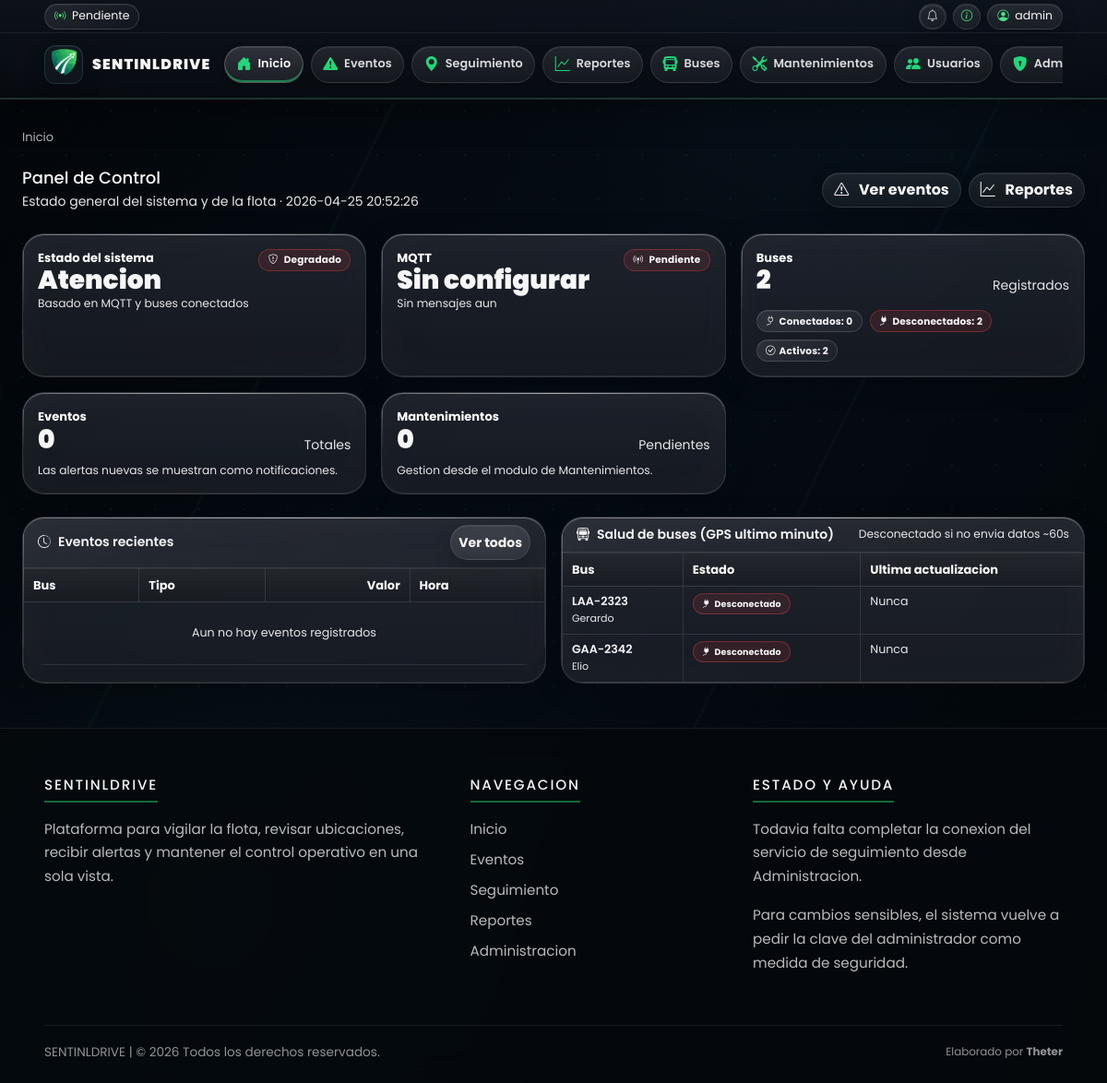
Page /dashboard (signed in) on the earlier database version.
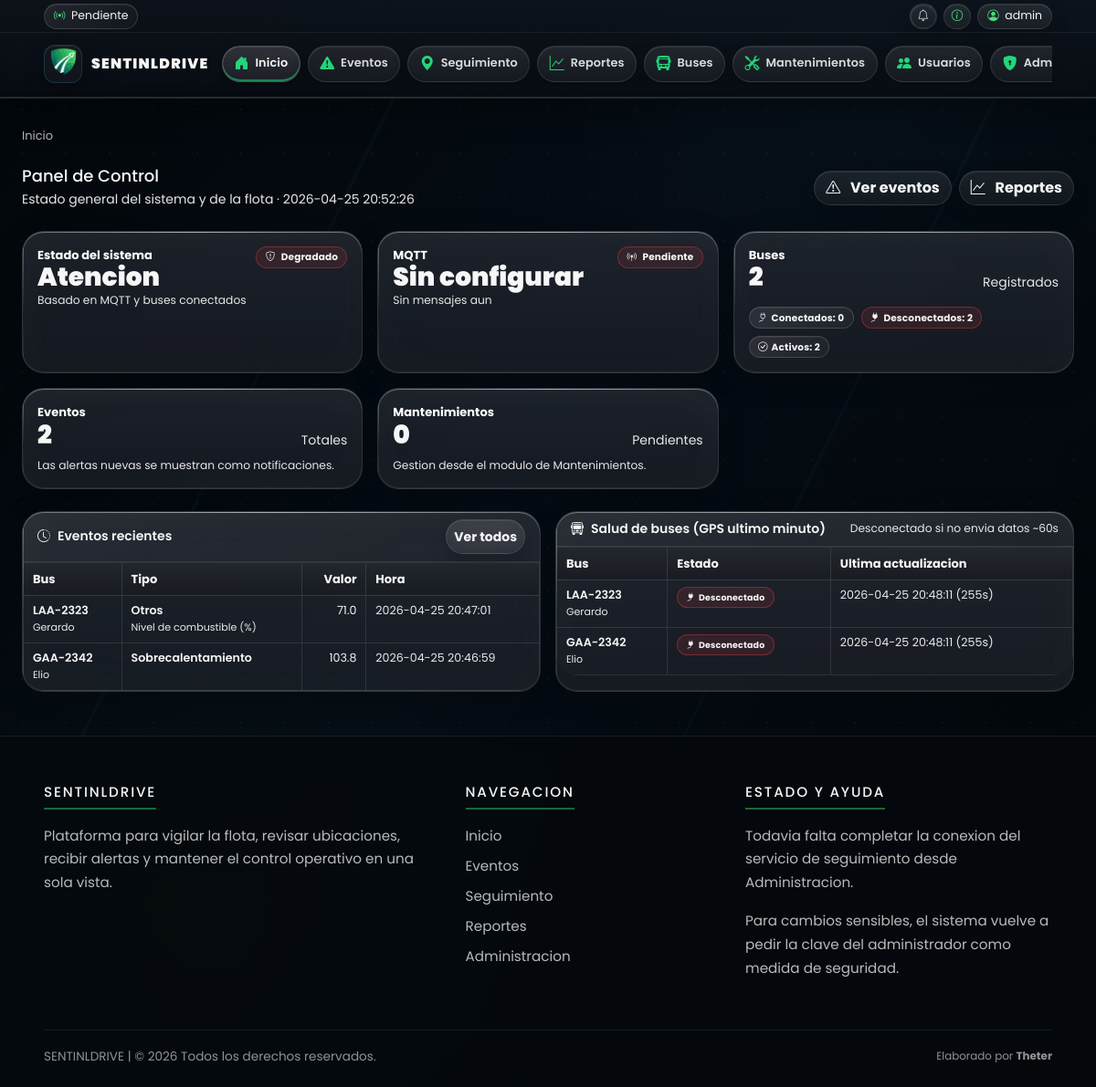
Same page on the later database version.
### app/models/bus.py (models this page shows)
class Bus(db.Model): #Usamos pascalcase para los nombres de las clases
    __tablename__ = 'bus'
    id = db.Column(db.Integer, primary_key=True)
    plate = db.Column(db.String(20), nullable=False, unique=True)
    driver = db.Column(db.String(50))
    status = db.Column(db.String(20), default="Activo")
    description = db.Column(db.String(300), nullable=True)
    events = db.relationship(
        'Event',
        backref='bus',  # ← Solo aquí se define el backref
        lazy=True,
        cascade='all, delete-orphan'
    )
    locations = db.relationship(
        'Location',
        backref='bus',
        lazy=True,
        cascade='all, delete-orphan'
    )
    maintenances = db.relationship(
        'Maintenance',
        backref='bus',
        lazy=True,
        cascade='all, delete-orphan'
    )

### app/models/event.py (models this page shows, shortened)
class Event(db.Model):
    __tablename__ = "event"
    __table_args__ = (
        db.Index("ix_event_bus_timestamp", "bus_id", "timestamp"),
    )
    id = db.Column(db.Integer, primary_key=True)
    bus_id = db.Column(
        db.Integer,
        db.ForeignKey("bus.id", ondelete="CASCADE"),
        nullable=False,
        index=True,
    )
    type = db.Column(db.String(50), nullable=False, index=True)
    value = db.Column(db.Float(precision=2), nullable=True)
    description = db.Column(db.String(300), nullable=True)
    latitude = db.Column(db.Float(precision=8), nullable=True)
    longitude = db.Column(db.Float(precision=8), nullable=True)
    timestamp = db.Column(
        db.DateTime(timezone=True),
        nullable=False,
        default=ecuador_now,
        index=True,
    )

### app/routes/dashboard.py (the view)
@dashboard_bp.route("/dashboard")
@login_required
def dashboard():
    now = ecuador_now()
    one_minute_ago = now - timedelta(seconds=60)
    total_buses = Bus.query.count()
    active_buses = Bus.query.filter(Bus.status == "Activo").count()
    total_events = Event.query.count()
    pending_maintenances = Maintenance.query.filter(Maintenance.status == "Pendiente").count()
    last_seen_sq = (
        db.session.query(
            Location.bus_id.label("bus_id"),
            func.max(Location.timestamp).label("last_seen"),
        )
        .group_by(Location.bus_id)
        .subquery()
    )
    bus_rows = (
        db.session.query(Bus, last_seen_sq.c.last_seen)
        .outerjoin(last_seen_sq, Bus.id == last_seen_sq.c.bus_id)
        .order_by(Bus.id.asc())
        .all()
    )
    bus_health = []
    connected_count = 0
    for bus, last_seen in bus_rows:
        if last_seen and getattr(last_seen, "tzinfo", None) is None:
            last_seen = last_seen.replace(tzinfo=ECUADOR_TZ)
        is_connected = bool(last_seen and last_seen >= one_minute_ago)
        if is_connected:
            connected_count += 1
        seconds_since = int((now - last_seen).total_seconds()) if last_seen else None
        bus_health.append(
            {
                "id": bus.id,
                "plate": bus.plate,
                "driver": bus.driver,
                "status": bus.status,
                "description": getattr(bus, "description", None),
                "last_seen": last_seen,
                "seconds_since": seconds_since,
                "connected": is_connected,
            }
        )
    disconnected_count = max(0, total_buses - connected_count)
    last_events = (
        Event.query.options(joinedload(Event.bus))
        .order_by(Event.timestamp.desc())
        .limit(5)
        .all()
    )
    mqtt_connected = bool(MQTT_STATE.get("connected"))
    system_ok = mqtt_connected and connected_count > 0
    return render_template(
        "dashboard.html",
        now=now,
        mqtt_state=MQTT_STATE,
        mqtt_connected=mqtt_connected,
        system_ok=system_ok,
        total_buses=total_buses,
        active_buses=active_buses,
        connected_buses=connected_count,
        disconnected_buses=disconnected_count,
        total_events=total_events,
        pending_maintenances=pending_maintenances,
        last_events=last_events,
        bus_health=bus_health,
    )

### app/templates/dashboard.html (shortened to what this page needs)
{% extends "base.html" %}
{% block content %}
<nav aria-label="breadcrumb" class="breadcrumb-nav">
    <ol class="breadcrumb">
        <li class="breadcrumb-item active" aria-current="page">Inicio</li>
    </ol>
</nav>
<div class="d-flex align-items-center justify-content-between flex-wrap gap-2 mb-4">
    <div>
        <h2 class="mb-1">Panel de Control</h2>
        <div class="text-muted">
            Estado general del sistema y de la flota
            {% if now %} · {{ now.strftime('%Y-%m-%d %H:%M:%S') }}{% endif %}
        </div>
    </div>
    <div class="d-flex gap-2">
        <a class="btn btn-outline-secondary" href="{{ url_for('events.events') }}">
            <i class="bi bi-exclamation-triangle me-1"></i> Ver eventos
        </a>
        <a class="btn btn-outline-secondary" href="{{ url_for('reports.reports') }}">
            <i class="bi bi-graph-up me-1"></i> Reportes
        </a>
    </div>
</div>
<div class="row g-3 mb-4">
    <div class="col-12 col-md-6 col-xl-4">
        <div class="card kpi-card h-100">
            <div class="card-body">
                <div class="d-flex align-items-start justify-content-between">
                    <div>
                        <div class="kpi-label">Estado del sistema</div>
                        <div class="kpi-value">{% if system_ok %}OK{% else %}Atencion{% endif %}</div>
                        <div class="text-muted small">Basado en MQTT y buses conectados</div>
                    </div>
                    <div class="badge {% if system_ok %}badge-soft{% else %}badge-danger-soft{% endif %}">
                        <i class="bi {% if system_ok %}bi-shield-check{% else %}bi-shield-exclamation{% endif %} me-1"></i>
                        {% if system_ok %}Estable{% else %}Degradado{% endif %}
                    </div>
                </div>
            </div>
        </div>
    </div>
    <div class="col-12 col-md-6 col-xl-4">
        <div class="card h-100">
            <div class="card-body">
                <div class="d-flex align-items-start justify-content-between">
                    <div>
                        <div class="kpi-label">MQTT</div>
                        <div class="kpi-value">
                            {% if not mqtt_state.configuration_ready %}
                                Sin configurar
                            {% elif mqtt_connected %}
                                Conectado
                            {% else %}
                                Desconectado
                            {% endif %}
                        </div>
                        <div class="text-muted small">
                            {% if mqtt_state.last_message %}Ultimo mensaje: {{ mqtt_state.last_message.strftime('%H:%M:%S') }}{% else %}Sin mensajes aun{% endif %}
                        </div>
                    </div>
                    <div class="badge {% if mqtt_connected %}badge-soft{% else %}badge-danger-soft{% endif %}">
                        <i class="bi {% if mqtt_connected %}bi-broadcast{% else %}bi-broadcast-pin{% endif %} me-1"></i>
                        {% if not mqtt_state.configuration_ready %}Pendiente{% elif mqtt_connected %}Online{% else %}Offline{% endif %}
                    </div>
                </div>
            </div>
        </div>
    </div>
    <div class="col-12 col-md-6 col-xl-4">
        <div class="card h-100">
            <div class="card-body">
                <div class="kpi-label">Buses</div>
                <div class="d-flex align-items-end justify-content-between">
                    <div class="kpi-value">{{ total_buses }}</div>
                    <div class="text-muted">Registrados</div>
                </div>
                <div class="mt-3 d-flex flex-wrap gap-2">
                    <span class="badge badge-soft"><i class="bi bi-plug me-1"></i>Conectados: {{ connected_buses }}</span>
                    <span class="badge badge-danger-soft"><i class="bi bi-plug-fill me-1"></i>Desconectados: {{ disconnected_buses }}</span>
                    <span class="badge badge-soft"><i class="bi bi-check-circle me-1"></i>Activos: {{ active_buses }}</span>
                </div>
            </div>
        </div>
    </div>
    <div class="col-12 col-md-6 col-xl-4">
        <div class="card h-100">
            <div class="card-body">
                <div class="kpi-label">Eventos</div>
                <div class="d-flex align-items-end justify-content-between">
                    <div class="kpi-value">{{ total_events }}</div>
                    <div class="text-muted">Totales</div>
                </div>
                <div class="text-muted small mt-2">Las alertas nuevas se muestran como notificaciones.</div>
            </div>
        </div>
    </div>
    <div class="col-12 col-md-6 col-xl-4">
        <div class="card h-100">
            <div class="card-body">
                <div class="kpi-label">Mantenimientos</div>
                <div class="d-flex align-items-end justify-content-between">
                    <div class="kpi-value">{{ pending_maintenances }}</div>
                    <div class="text-muted">Pendientes</div>
                </div>
                <div class="text-muted small mt-2">Gestion desde el modulo de Mantenimientos.</div>
            </div>
        </div>
    </div>
</div>
<div class="row g-3">
    <div class="col-12 col-xl-6">
        <div class="card h-100">
            <div class="card-header d-flex align-items-center justify-content-between">
                <div class="fw-semibold"><i class="bi bi-clock-history me-2"></i>Eventos recientes</div>
                <a class="btn btn-sm btn-outline-secondary" href="{{ url_for('events.events') }}">Ver todos</a>
            </div>
            <div class="card-body p-0">
                <div class="table-responsive">
                    <table class="table table-hover table-bordered mb-0">
                        <thead>
                            <tr>
                                <th>Bus</th>
                                <th>Tipo</th>
                                <th class="text-end">Valor</th>
                                <th>Hora</th>
                            </tr>
                        </thead>
                        <tbody>
                            {% for e in last_events %}
                            <tr>
                                <td>
                                    <div class="fw-semibold">{{ e.bus.plate if e.bus else e.bus_id }}</div>
                                    <div class="text-muted small">{{ e.bus.driver if e.bus and e.bus.driver else 'Sin conductor' }}</div>
                                </td>
                                <td>
                                    <div class="fw-semibold">{{ e.type }}</div>
                                    {% if e.description %}
                                        <div class="text-muted small">{{ e.description }}</div>
                                    {% endif %}
                                </td>
                                <td class="text-end">{{ e.value if e.value is not none else 'N/A' }}</td>
                                <td class="text-muted">{{ e.timestamp.strftime('%Y-%m-%d %H:%M:%S') }}</td>
                            </tr>
                            {% endfor %}
                            {% if last_events|length == 0 %}
                            <tr><td colspan="4" class="text-center text-muted py-4">Aun no hay eventos registrados</td></tr>
                            {% endif %}
                        </tbody>
                    </table>
                </div>
            </div>
        </div>
    </div>
    <div class="col-12 col-xl-6">
        <div class="card h-100">
            <div class="card-header d-flex align-items-center justify-content-between">
                <div class="fw-semibold"><i class="bi bi-bus-front me-2"></i>Salud de buses (GPS ultimo minuto)</div>
                <span class="text-muted small">Desconectado si no envia datos ~60s</span>
            </div>
            <div class="card-body p-0">
                <div class="table-responsive">
                    <table class="table table-hover table-bordered mb-0">
                        <thead>
                            <tr>
                                <th>Bus</th>
                                <th>Estado</th>
                                <th>Ultima actualizacion</th>
                            </tr>
                        </thead>
                        <tbody>
                            {% for b in bus_health %}
                            <tr>
                                <td>
                                    <div class="fw-semibold">{{ b.plate }}</div>
                                    <div class="text-muted small">{{ b.driver or 'Sin conductor' }}</div>
                                </td>
                                <td>
                                    {% if b.connected %}
                                        <span class="badge badge-soft"><i class="bi bi-plug me-1"></i>Conectado</span>
                                    {% else %}
                                        <span class="badge badge-danger-soft"><i class="bi bi-plug-fill me-1"></i>Desconectado</span>
                                    {% endif %}
                                </td>
                                <td class="text-muted">
                                    {% if b.last_seen %}
                                        {{ b.last_seen.strftime('%Y-%m-%d %H:%M:%S') }}
                                        {% if b.seconds_since is not none %}
                                            <span class="text-muted">({{ b.seconds_since }}s)</span>
                                        {% endif %}
                                    {% else %}
                                        Nunca
                                    {% endif %}
                                </td>
                            </tr>
                            {% endfor %}
                        </tbody>
                    </table>
                </div>
            </div>
        </div>
    </div>
</div>
{% endblock %}

Differences in the rows shown:
added Event: bus "LAA-2323", bus "Gerardo", type "Otros", description "Nivel de combustible (%)", value "71.0", timestamp "2026-04-25 20:47:01"
added Event: bus "GAA-2342", bus "Elio", type "Sobrecalentamiento", value "103.8", timestamp "2026-04-25 20:46:59"
shown differently, row unchanged: Bus "LAA-2323": last_seen (not shown) → "2026-04-25 20:48:11"; seconds_since (not shown) → "255"; text "Nunca" → "( s)"
shown differently, row unchanged: Bus "GAA-2342": last_seen (not shown) → "2026-04-25 20:48:11"; seconds_since (not shown) → "255"; text "Nunca" → "( s)"
Other differences:
{{ total_events }}: "0" → "2"
text no longer shown: "Aun no hay eventos registrados"
